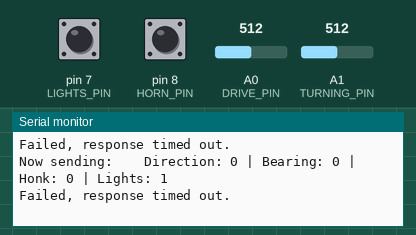
Simulated run of this program. Board: Arduino Uno, built with avr-gcc and run on an emulated ATmega328P. Parts: the last lines printed to the serial monitor. The inputs (shaded band) are chosen by the test bench; at power-on: A0 (DRIVE_PIN) = 512, A1 (TURNING_PIN) = 512, pin 7 (LIGHTS_PIN) HIGH, pin 8 (HORN_PIN) HIGH. No radio packets arrive unless stated.

Above: at 1.2 s.
1.3 s: A0 (DRIVE_PIN) set to 470
At 1.52 s:
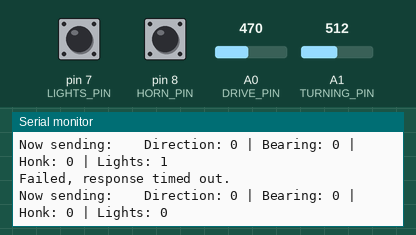
4.3 s: A0 (DRIVE_PIN) set to 443
At 4.47 s:
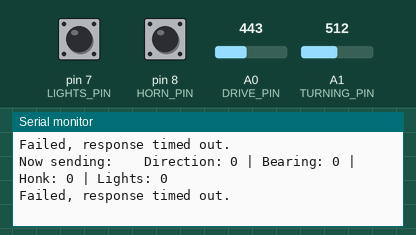
9.1 s: A1 (TURNING_PIN) set to 555
At 9.47 s:
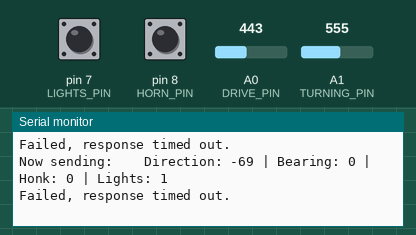
12.1 s: A1 (TURNING_PIN) set to 577
At 12.65 s:
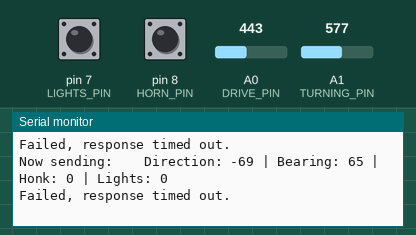

The program:

main.cpp
```cpp
#include <Arduino.h>

#include <printf.h>
#include <SPI.h>
#include "RF24.h"

byte addresses[][6] = {"cntlr", "robot"};
/****************** User Config ***************************/
/***      Set this radio as radio number 0 or 1         ***/
bool radioNumber = 0;
/* Hardware configuration: Set up nRF24L01 radio on SPI bus plus pins D9 & D10 */
RF24 radio(9, 10); // CE, CSN
/**********************************************************/

/**
* Create a data structure for transmitting and receiving data
* This allows many variables to be easily sent and received in a single transmission
* See http://www.cplusplus.com/doc/tutorial/structures/
*/
struct controlStruct
{
  int speed;       // Between -512 and 512
  int bearing;     // Between -512 and 512
  bool honk;       // True if pressed
  bool headlights; // True to activate headlights
} controlPackage;  // Control instructions from remote

#define DRIVE_PIN A0   // up/down axis
#define TURNING_PIN A1 // left/right axis
#define LIGHTS_PIN 7   // headlight control
#define HORN_PIN 8     // joystick button

int xPosition = 0;
int yPosition = 0;
int hornState = 0;
int mapX = 0;
int mapY = 0;
int lightState = 0;

bool hasInput = false;
int inputThreshold = 50;

bool headlightsActive = false;

void getValues()
{
  xPosition = map(analogRead(DRIVE_PIN), 0, 1023, -512, 512);   // remap the values before packing them
  yPosition = map(analogRead(TURNING_PIN), 0, 1023, -512, 512); // remap the values before packing them
  hornState = digitalRead(HORN_PIN);
  lightState = digitalRead(LIGHTS_PIN);

  if (xPosition > -inputThreshold && xPosition < inputThreshold &&
      yPosition > -inputThreshold && yPosition < inputThreshold &&
      hornState == 1 && lightState == 0)
  {
    hasInput = false;
  }
  else
  {
    hasInput = true;
  }
}

void setupPackage(int x, int y, int horn)
{
  if (x < -inputThreshold || x > inputThreshold)
  {
    controlPackage.speed = x;
  }
  else
  {
    controlPackage.speed = 0;
  }

  if (y < -inputThreshold || y > inputThreshold)
  {
    controlPackage.bearing = y;
  }
  else
  {
    controlPackage.bearing = 0;
  }

  if (horn == 1)
  {
    controlPackage.honk = horn;
  }
  else
  {
    controlPackage.honk = 0;
  }

  if (lightState == 1)
  {
    headlightsActive = !headlightsActive;
  }
  controlPackage.headlights = headlightsActive;
}

void printValues()
{
  Serial.print("Direction: ");
  Serial.print(controlPackage.speed);
  Serial.print(" | Bearing: ");
  Serial.print(controlPackage.bearing);
  Serial.print(" | Honk: ");
  Serial.print(controlPackage.honk);
  Serial.print(" | Lights: ");
  Serial.println(controlPackage.headlights);
}

void sendPackage()
{
  radio.stopListening(); // First, stop listening so we can talk.

  Serial.print("Now sending:\t\t");
  printValues();
  if (!radio.write(&controlPackage, sizeof(controlPackage)))
  {
    Serial.println();
    Serial.println("**********************");
    Serial.println("*   FAILED TO SEND   *");
    Serial.println("**********************");
  }

  radio.startListening();                      // Now, continue listening
  unsigned long started_waiting_at = micros(); // Set up a timeout period, get the current microseconds
  boolean timeout = false;                     // Set up a variable to indicate if a response was received or not

  while (!radio.available())
  { // While nothing is received
    if (micros() - started_waiting_at > 200000)
    { // If waited longer than 200ms, indicate timeout and exit while loop
      timeout = true;
      break;
    }
  }

  if (timeout)
  { // Describe the results
    Serial.println("Failed, response timed out.");
  }
  else
  {
    // Grab the response, compare, and send to debugging spew
    radio.read(&controlPackage, sizeof(controlPackage));
    Serial.print("Got response:\t\t");
    printValues();
  }

  // Try again 1s later
  delay(250);
}

void configureRadio()
{
  radio.begin();

  // Set the PA Level low to prevent power supply related issues since this is a
  // getting_started sketch, and the likelihood of close proximity of the devices. RF24_PA_MAX is default.
  radio.setPALevel(RF24_PA_MIN);
  radio.setDataRate(RF24_250KBPS);

  // Open a writing and reading pipe on each radio, with opposite addresses
  if (radioNumber)
  {
    radio.openWritingPipe(addresses[0]);
    radio.openReadingPipe(0, addresses[1]);
  }
  else
  {
    radio.openWritingPipe(addresses[1]);
    radio.openReadingPipe(1, addresses[0]);
  }

  // Start the radio listening for data
  radio.startListening();
  radio.stopListening();
  radio.printDetails();
}

void setup()
{
  Serial.begin(9600);
  pinMode(DRIVE_PIN, INPUT);
  pinMode(TURNING_PIN, INPUT);
  pinMode(HORN_PIN, INPUT_PULLUP);
  pinMode(LIGHTS_PIN, INPUT_PULLUP);

  printf_begin();
  configureRadio();
}

void loop()
{
  getValues();
  setupPackage(xPosition, yPosition, !hornState);
  sendPackage();
  Serial.println();
}
```

Measured:
- the behaviour switches between 462 and 461 on A0 (DRIVE_PIN) (found by bisection; images 1 and 2)
- after the input at 12.1 s, the serial monitor: prints a new line after 0.16 s (image 4)
